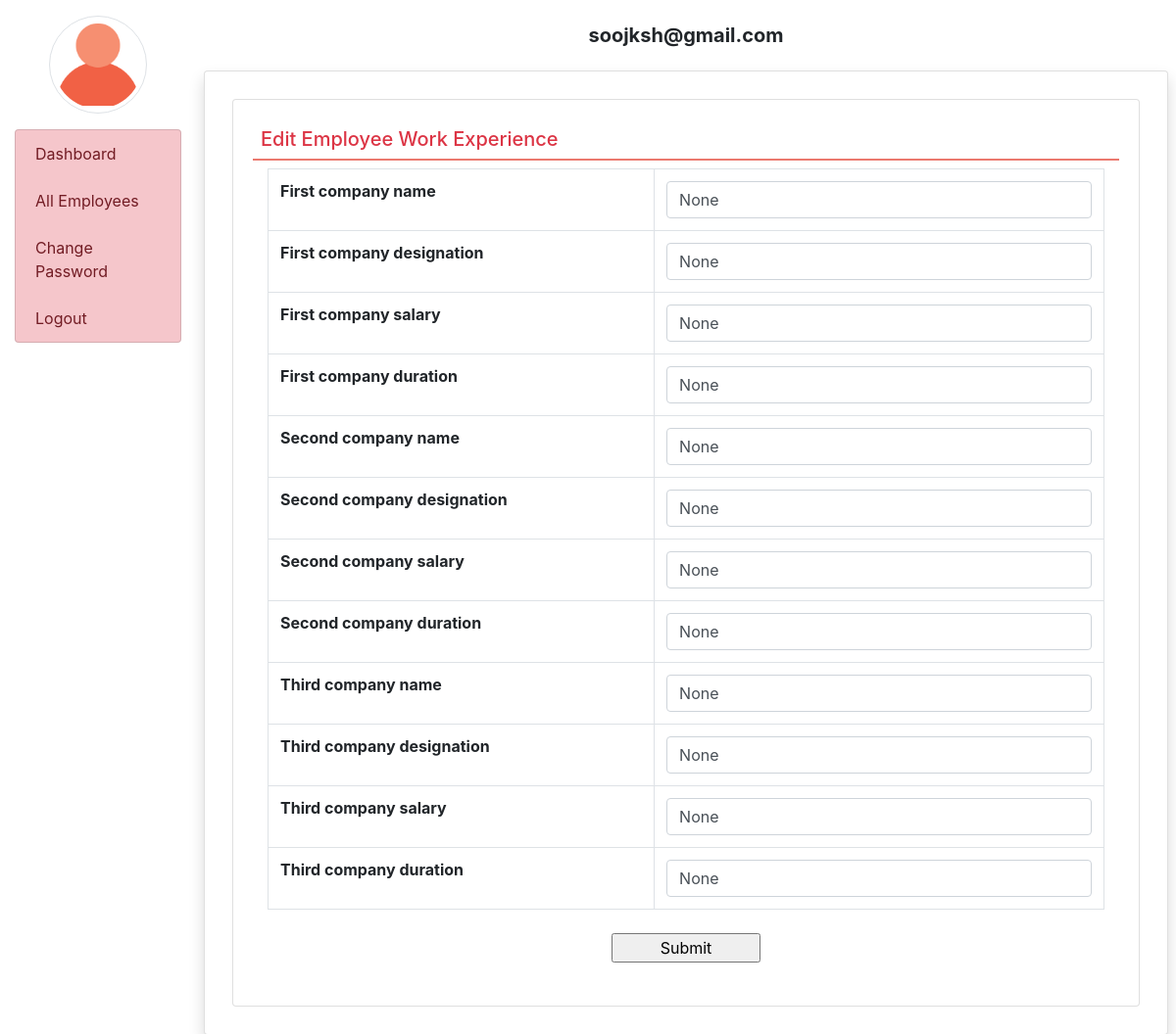
Screenshot of /edit_userexperience/23 (signed in) with the database file from the repository.
### employee/models.py (models this page shows, shortened)
class EmployeeExperience(models.Model):
    user = models.ForeignKey(User, on_delete=models.CASCADE)
    company1name = models.CharField(max_length=100, null=True)
    company1designation = models.CharField(max_length=100, null=True)
    company1salary = models.CharField(max_length=100, null=True)
    company1duration = models.CharField(max_length=100, null=True)
    company2name = models.CharField(max_length=100, null=True)
    company2designation = models.CharField(max_length=100, null=True)
    company2salary = models.CharField(max_length=100, null=True)
    company2duration = models.CharField(max_length=100, null=True)
    company3name = models.CharField(max_length=100, null=True)
    company3designation = models.CharField(max_length=100, null=True)
    company3salary = models.CharField(max_length=100, null=True)
    company3duration = models.CharField(max_length=100, null=True)

### employee/views.py (the view, shortened to what this page needs)
# urls.py: path('edit_userexperience/<int:pid>', edit_userexperience, name='edit_userexperience'),
def edit_userexperience(request,pid):
    if not request.user.is_authenticated:
        return redirect('login')
    error = ""
    user = User.objects.get(id=pid)
    experience = EmployeeExperience.objects.get(user=user)
    return render(request, 'edit_userexperience.html', locals())

### employee/templates/edit_userexperience.html (shortened to what this page needs)
{% extends 'admin_base.html' %}
{% block main %}
<div class= "card  m-2">
    <div class="card-body">
        <h5  class = "p-2 text-danger" style="border-bottom: 2px solid #EB796F ">Edit Employee Work Experience</h5>
        <div class="container-fluid">
            <form method="POST">
                <table class="table table-bordered">
                    <tr>
                        <th>First company name</th>
                        <td><input type="text" name="company1name" class="form-control" value ="{{experience.company1name}}"></td>
                    </tr>
                    <tr>
                        <th>First company designation</th>
                        <td><input type="text" name="company1designation" class="form-control" value ="{{experience.company1designation}}"></td>
                    </tr>
                    <tr>
                        <th>First company salary</th>
                        <td><input type="text" name="company1salary" class="form-control" value ="{{experience.company1salary}}"></td>
                    </tr>
                    <tr>
                        <th>First company duration</th>
                        <td><input type="text" name="company1duration" class="form-control" value ="{{experience.company1duration}}"></td>
                    </tr>
                    <tr>
                        <th>Second company name</th>
                        <td><input type="text" name="company2name" class="form-control" value ="{{experience.company2name}}"></td>
                    </tr>
                    <tr>
                        <th>Second company designation</th>
                        <td><input type="text" name="company2designation" class="form-control" value ="{{experience.company2designation}}"></td>
                    </tr>
                    <tr>
                        <th>Second company salary</th>
                        <td><input type="text" name="company2salary" class="form-control" value ="{{experience.company2salary}}"></td>
                    </tr>
                    <tr>
                        <th>Second company duration</th>
                        <td><input type="text" name="company2duration" class="form-control" value ="{{experience.company2duration}}"></td>
                    </tr>
                    <tr>
                        <th>Third company name</th>
                        <td><input type="text" name="company3name" class="form-control" value ="{{experience.company3name}}"></td>
                    </tr>
                    <tr>
                        <th>Third company designation</th>
                        <td><input type="text" name="company3designation" class="form-control" value ="{{experience.company3designation}}"></td>
                    </tr>
                    <tr>
                        <th>Third company salary</th>
                        <td><input type="text" name="company3salary" class="form-control" value ="{{experience.company3salary}}"></td>
                    </tr>
                    <tr>
                        <th>Third company duration</th>
                        <td><input type="text" name="company3duration" class="form-control" value ="{{experience.company3duration}}"></td>
                    </tr>
                </table>
                <center><input type="submit" value="Submit" class="button px-5 m-2"></center>
            </form>
        </div>
    </div>
</div>
{% endblock main%}

### employee/templates/admin_base.html (shortened to what this page needs)
<html>
    <head>
{% load static %}
  <link rel="stylesheet" href="https://cdn.jsdelivr.net/npm/bootstrap@4.6.2/dist/css/bootstrap.min.css">
  <link rel="stylesheet" href="{% static 'css/style.css' %}">
  <link rel="stylesheet" href="https://maxcdn.bootstrapcdn.com/bootstrap/4.0.0/css/bootstrap.min.css">
<link rel="stylesheet" href="https://use.fontawesome.com/releases/v5.7.0/css/all.css">
<link rel="stylesheet" href="https://cdn.datatables.net/1.13.5/css/jquery.dataTables.min.css">
<link rel="stylesheet" href="https://cdn.datatables.net/buttons/2.4.1/css/buttons.dataTables.min.css">
</head>
<body class="container-fluid">
    <div class="row">
        <div class="col-sm-2">
           <center> <img src="{% static 'images/admin-red.png' %}" width='100' height='100' class="img-thumbnail rounded-circle my-3"></center>
           <div class="list-group">
            <a href="{%url 'admin_home'%}" class ="list-group-item list-group-item-danger list-group-item-action {% if request.path == '/admin_home/' %} active {% endif %}">Dashboard</a>
            <a href="{%url 'all_employee'%}" class ="list-group-item list-group-item-danger list-group-item-action {% if request.path == '/all_employee/' %} active {% endif %}">All Employees</a>
            <a href="{%url 'change_passwordadmin'%}" class ="list-group-item list-group-item-danger list-group-item-action {% if request.path == '/change_passwordadmin/' %} active {% endif %}">Change Password</a>
            <a href="{% url 'logout' %}" class ="list-group-item list-group-item-danger list-group-item-action">Logout</a>
           </div>
        </div>
        <div class="col-sm-10 p-0">
            <div class="container-fluid p-2">
                <h5 class ='text-center p-3 font-weight-bold'>
                    {{request.user}}
                </h5>
                <div class="card shadow" style="min-height:89vh">
                    <div class="card-body">
                        {% block main %}
                        {% endblock main %}
                    </div>
                </div>
            </div>
        </div>
    </div>
</body>
</html>

### employee/static/css/style.css (style rules this page uses)
body { font-family: "Open Sans", sans-serif; color: #444; }
a { color: #4fa6d5; text-decoration: none; }
h1, h2, h3, h4, h5, h6, .font-primary { font-family: "Roboto", sans-serif; }

### rows the page displays
EmployeeExperience: company1name "None", company1designation "None", company1salary "None", company1duration "None", company2name "None", company2designation "None", company2salary "None", company2duration "None", company3name "None", company3designation "None", company3salary "None", company3duration "None"

### other values shown
{{ request.user }} "soojksh@gmail.com"
